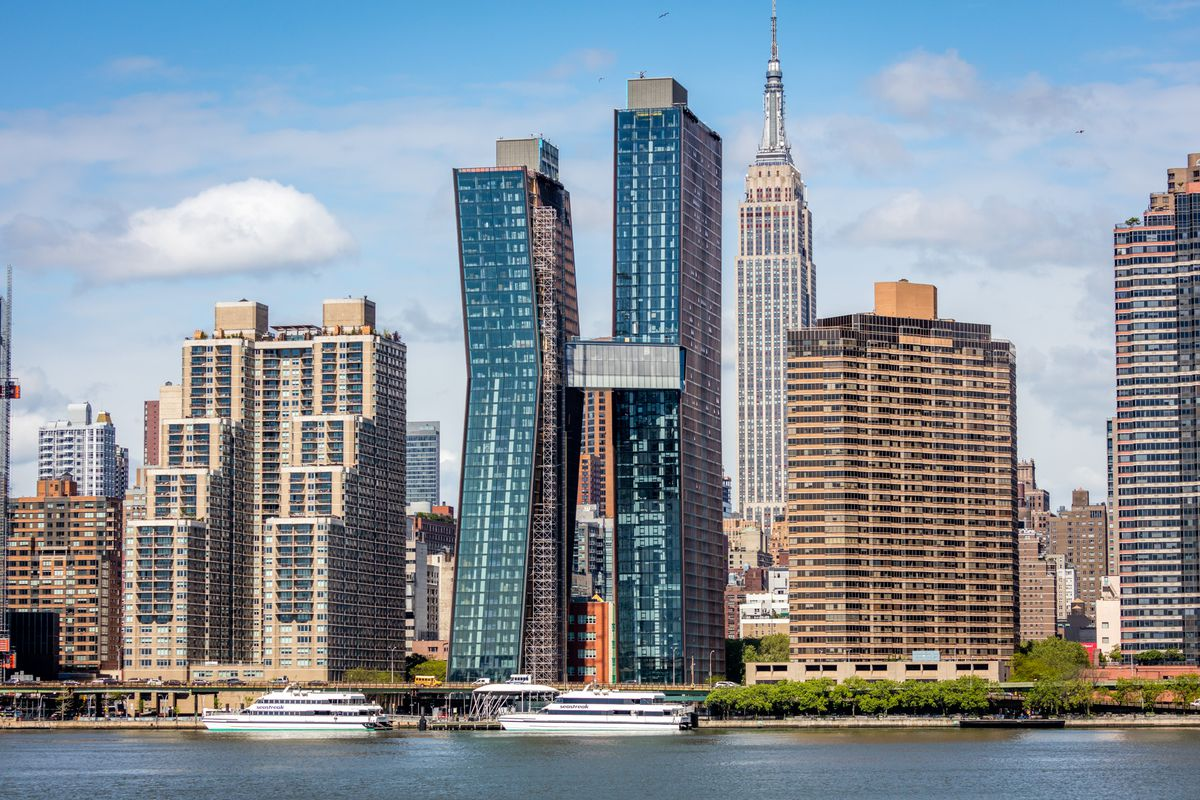
#> input picture Morfoloske i Canny/170508_10_27_41_5DS29248.0.jpg, 1200 x 800 px
$ python Canny.py
#> lines starting #> are read from the running program, lines starting #| are printed output that depends on the picture
import numpy as np
import cv2


def nothing(x):
    pass

if __name__ == '__main__':

    wndOut = cv2.namedWindow("Output")
    tbTh1 = cv2.createTrackbar("Th1", "Output", 100, 1500, nothing)
    tbTh2 = cv2.createTrackbar("Th2", "Output", 200, 1500, nothing)

    imgIn = cv2.imread("170508_10_27_41_5DS29248.0.jpg")
#> imgIn is the input picture: shape (800, 1200, 3); mean B, G, R 153.4, 144.1, 133.3
    imgGray = cv2.cvtColor(imgIn, cv2.COLOR_BGR2GRAY)
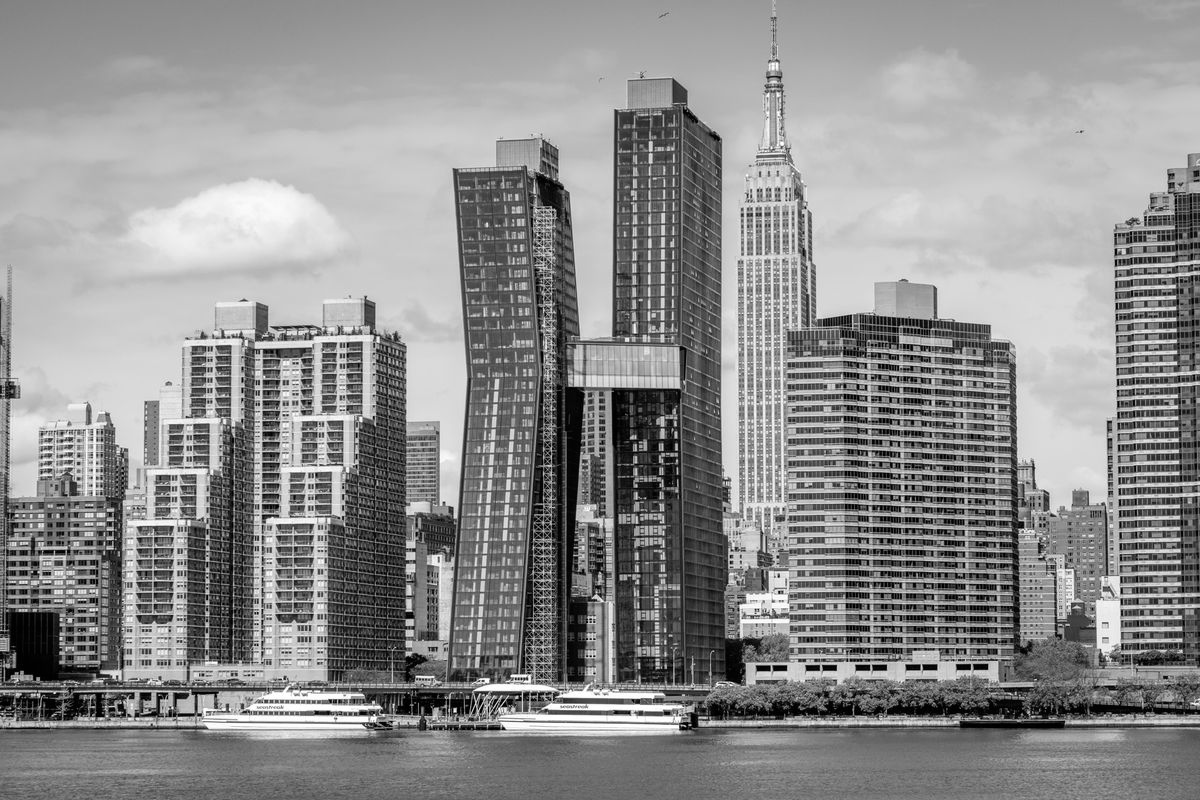
#> imgGray: shape (800, 1200); min 0, max 255, mean 141.9

    while True:
        th1 = cv2.getTrackbarPos("Th1", "Output")
        th2 = cv2.getTrackbarPos("Th2", "Output")
        imgEdge = cv2.Canny(imgGray, th1, th2, apertureSize=3, L2gradient=True)
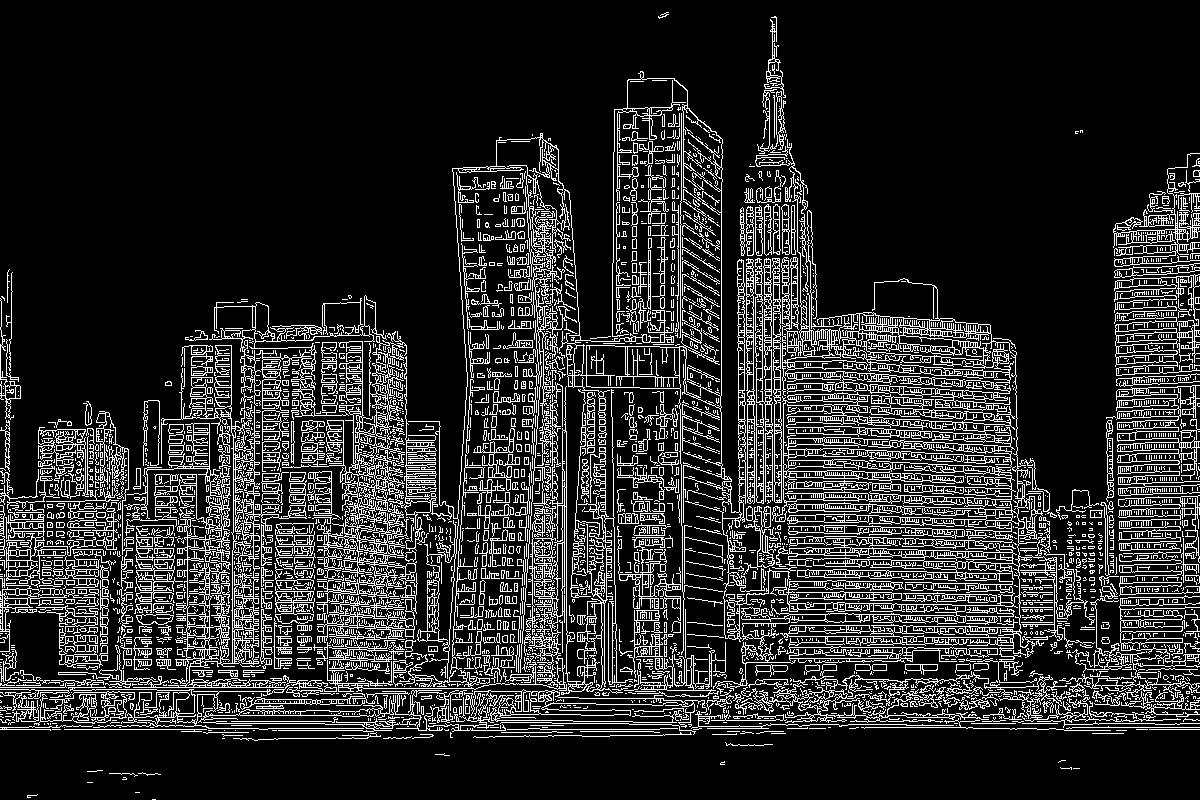
#> imgEdge: shape (800, 1200); 16% white in thin lines or dots

        cv2.imshow("Input", imgGray)
        cv2.imshow("Output", imgEdge)
        if cv2.waitKey(1) & 0xFF == ord('q'):
#> (key q is pressed here)
            break

    cv2.destroyAllWindows()

$ run again, with Morfoloske i Canny/Circles.jpg copied over Morfoloske i Canny/170508_10_27_41_5DS29248.0.jpg
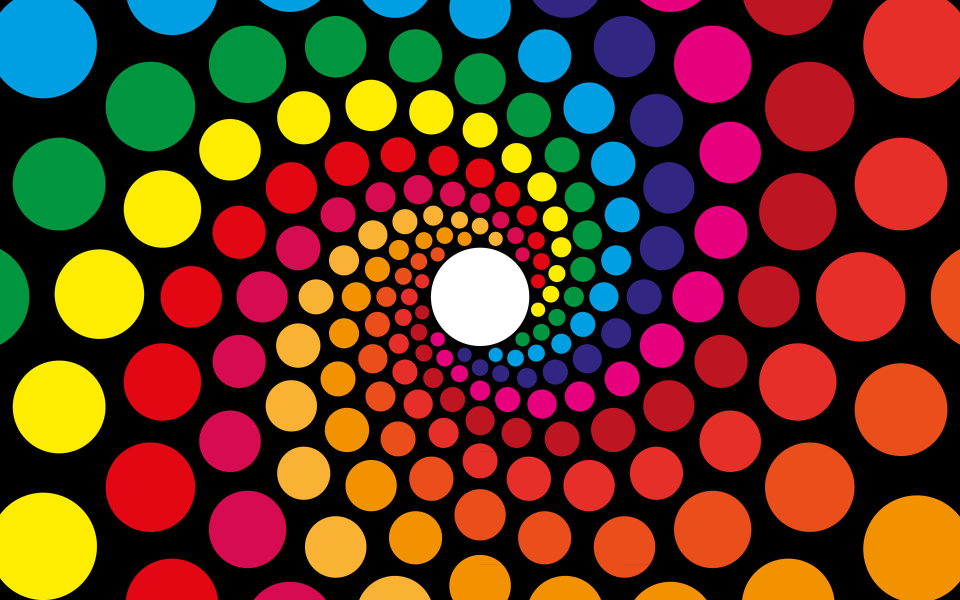
#> input picture Morfoloske i Canny/Circles.jpg, 1920 x 1200 px (shown at 1/2 size)
#> imgIn is the input picture: shape (1200, 1920, 3); mean B, G, R 33.9, 55.3, 100.1
#> `imgGray = cv2.cvtColor(imgIn, cv2.COLOR_BGR2GRAY)`:
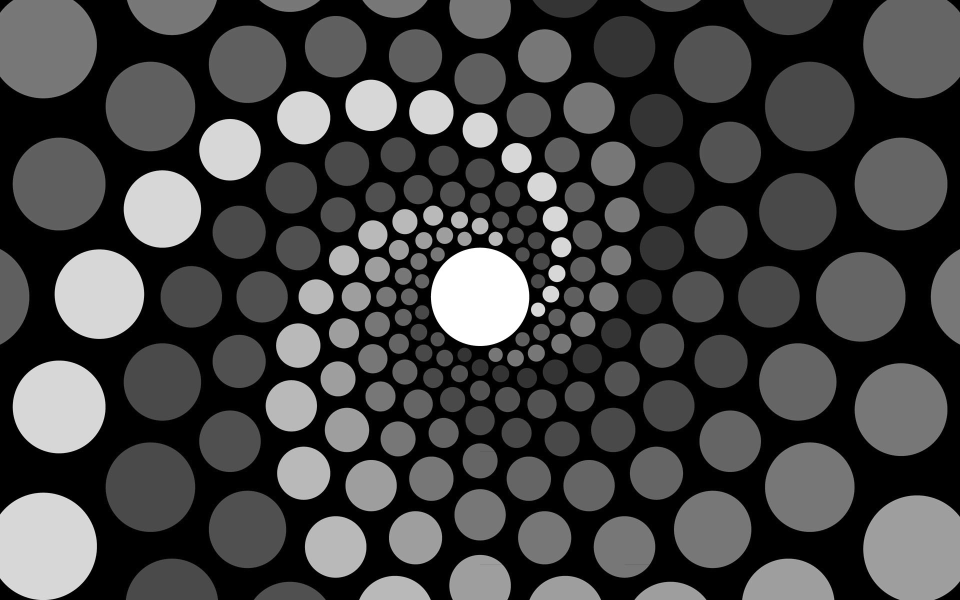
#> imgGray: shape (1200, 1920) (shown at 1/2 size); min 0, max 255, mean 66.2
#> `imgEdge = cv2.Canny(imgGray, th1, th2, apertureSize=3, L2gradient=True)`:
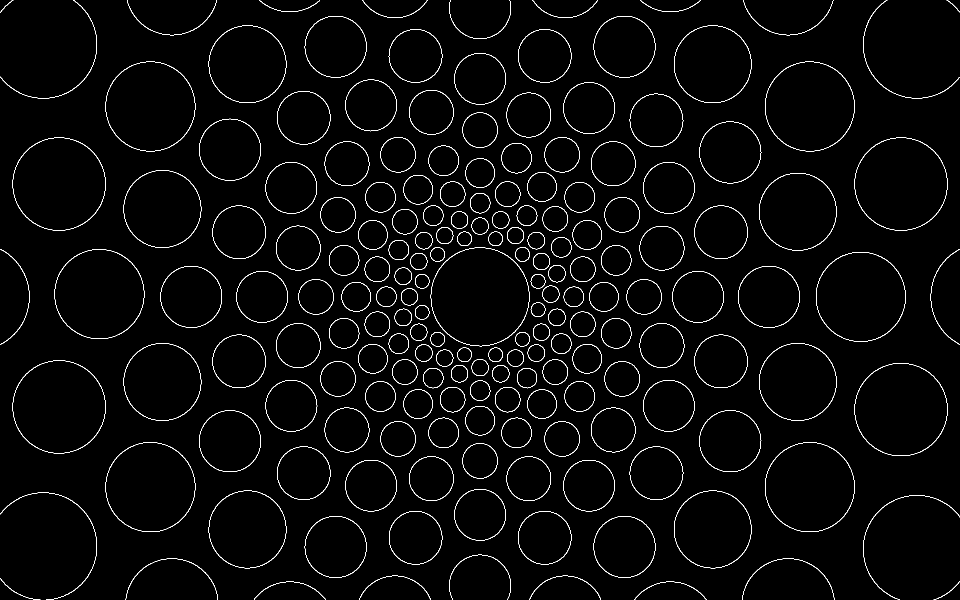
#> imgEdge: shape (1200, 1920) (shown at 1/2 size); 2.3% white in thin lines or dots
